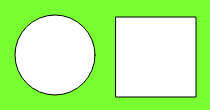
Frame 1 (no input)
Frame 60 (no input): identical to frame 1, image omitted
Frame 120 (the mouse pressed at the canvas centre since frame 60): identical to frame 1, image omitted

The p5.js sketch that drew this single still picture (run headless with seeded random() and noise() and a simulated clock; from frame 60 on, the mouse is pressed at the canvas centre):

// p5.js sketch
// ── sketch.js
function setup() {
  createCanvas(210, 110);
}

function draw() {
  background(120,255,50);
  circle(55,55,80);
  square(116,17,80);
}
